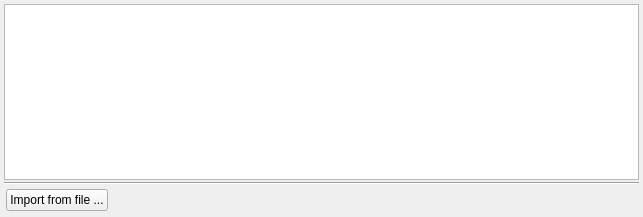
<ui version="4.0" >
 <class>CommentEditorPanel_q</class>
 <widget class="QWidget" name="CommentEditorPanel_q" >
  <property name="enabled" >
   <bool>true</bool>
  </property>
  <property name="geometry" >
   <rect>
    <x>0</x>
    <y>0</y>
    <width>643</width>
    <height>217</height>
   </rect>
  </property>
  <property name="windowTitle" >
   <string>Comment Editor Panel</string>
  </property>
  <layout class="QGridLayout" >
   <property name="margin" >
    <number>2</number>
   </property>
   <property name="spacing" >
    <number>2</number>
   </property>
   <item row="0" column="0" >
    <layout class="QVBoxLayout" >
     <property name="spacing" >
      <number>2</number>
     </property>
     <property name="margin" >
      <number>2</number>
     </property>
     <item>
      <widget class="QTextEdit" name="editor" >
       <property name="minimumSize" >
        <size>
         <width>500</width>
         <height>0</height>
        </size>
       </property>
      </widget>
     </item>
     <item>
      <widget class="Line" name="line6" >
       <property name="sizePolicy" >
        <sizepolicy vsizetype="Fixed" hsizetype="Minimum" >
         <horstretch>0</horstretch>
         <verstretch>0</verstretch>
        </sizepolicy>
       </property>
       <property name="frameShape" >
        <enum>QFrame::HLine</enum>
       </property>
       <property name="frameShadow" >
        <enum>QFrame::Sunken</enum>
       </property>
       <property name="orientation" >
        <enum>Qt::Horizontal</enum>
       </property>
      </widget>
     </item>
     <item>
      <layout class="QHBoxLayout" >
       <property name="spacing" >
        <number>2</number>
       </property>
       <property name="margin" >
        <number>2</number>
       </property>
       <item>
        <widget class="QPushButton" name="inputFromFileButton" >
         <property name="text" >
          <string>Import from file ...</string>
         </property>
        </widget>
       </item>
       <item>
        <spacer>
         <property name="orientation" >
          <enum>Qt::Horizontal</enum>
         </property>
         <property name="sizeType" >
          <enum>QSizePolicy::Expanding</enum>
         </property>
         <property name="sizeHint" stdset="0" >
          <size>
           <width>211</width>
           <height>20</height>
          </size>
         </property>
        </spacer>
       </item>
      </layout>
     </item>
    </layout>
   </item>
  </layout>
 </widget>
 <layoutdefault spacing="6" margin="11" />
 <resources/>
 <connections>
  <connection>
   <sender>editor</sender>
   <signal>textChanged()</signal>
   <receiver>CommentEditorPanel_q</receiver>
   <slot>changed()</slot>
   <hints>
    <hint type="sourcelabel" >
     <x>20</x>
     <y>20</y>
    </hint>
    <hint type="destinationlabel" >
     <x>20</x>
     <y>20</y>
    </hint>
   </hints>
  </connection>
 </connections>
</ui>
